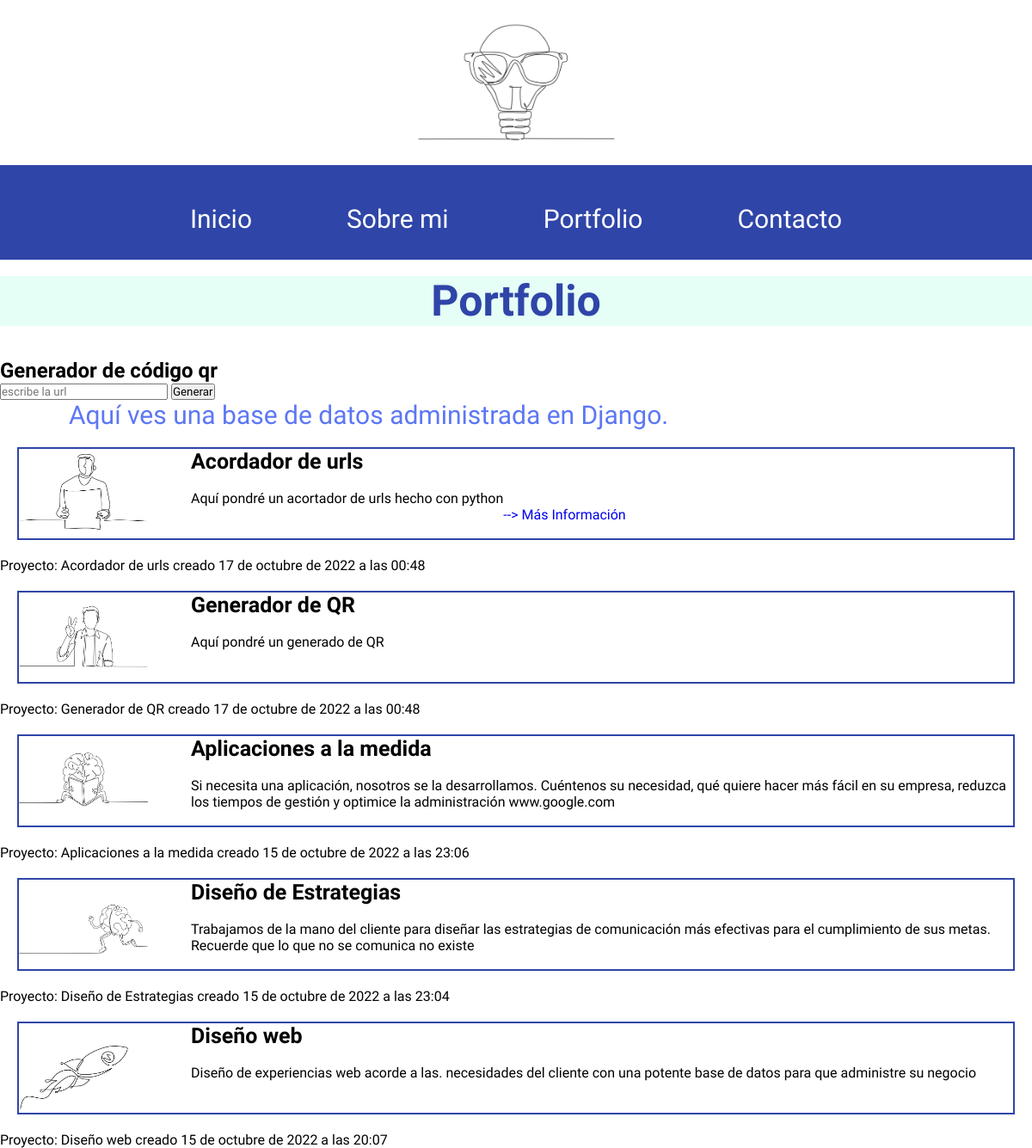
The page /portfolio/ on the database its author committed.
### portfolio/models.py (models this page shows, shortened)
class Project(models.Model):
    title = models.CharField(max_length=255, blank=True,  verbose_name="Título")
    description = models.TextField(verbose_name="Descripción")
    image = models.ImageField(verbose_name="Imágen")
    link = models.URLField(null=True, blank=True, verbose_name="Link")
    created = models.DateTimeField(auto_now_add=True, verbose_name="Fecha de Creación")
    updated = models.DateTimeField(auto_now=True, verbose_name="Fecha de Modificación")
    class Meta:
        verbose_name = "Proyecto"
        verbose_name_plural = "Proyectos"
        ordering = ["-created"]

### portfolio/views.py (the view)
# urls.py: path('portfolio/', portfolio_views.portfolio, name="portfolio"),
def portfolio(request):
    projects = Project.objects.all()
    return render(request, 'portfolio/portfolio.html', {'projects': projects})

### portfolio/templates/portfolio/portfolio.html (shortened to what this page needs)
{% extends 'core/base.html' %}
{% load static %} {% block background %}{% static 'core/img/bombi.jpeg' %}{% endblock %}
{% block content %}
{% load qr_code %}
    <br>
    <h2 class="titles">Portfolio</h2> <br><br>
    <div class="codigoqr">
        <h2>Generador de código qr</h2>
        <div class="formqr">
            <form method="post">
                <input type="text" name='data' id='data' placeholder="escribe la url">
                <button class="botonqr" type="submit" value="Generar">Generar</button>
            </form>
        </div>
    </div>
    <p class="p1"> Aquí ves una base de datos administrada en Django.</p>
    {% for project in projects %}
        <div class="rowproject">
            <div class="projectimg">
                <img class="imgprj" src="{{project.image.url}}" alt="">
            </div>
            <div class="contenedortt">
                <div class="projecttitle">
                    <h3 class="titleproject">{{project.title}}</h3>
                </div>
                <br>
                <div class="projectdescription">
                    <p class="descriptionprj">{{project.description}}</p>
                    {% if project.link %}
                     <p><br><a href="{{project.link}}" target="_blank">  --> Más Información</a></p>
                    {% endif %}
                </div>
            </div>
        </div>
        Proyecto: {{project.title}} creado {{project.created}} <br>
    {% endfor %}
{% endblock %}

### core/templates/core/base.html (shortened to what this page needs)
<!DOCTYPE html>
<html lang="es">
<head>
    {% load static %}<link rel="stylesheet" href="{% static 'core/estilos3.css' %}"/>
</head>
<body>
    <header class="hprincipal" style="background-image: url('{% block background %}{% endblock %}')">
    </header>
    <nav class="navbar" id="navbarResponsive">
        <ul class="ulist">
            <li class="list1 menu">
                <a href="{% url 'home' %}">Inicio</a>
            </li>
            <li class="list1 menu">
                <a href="{% url 'about' %}">Sobre mi</a>
            </li>
            <li class="list1 menu">
                <a href="{% url 'portfolio' %}">Portfolio</a>
            </li>
            <li class="list1 menu">
                <a href="{% url 'contact' %}"> Contacto</a>
            </li>
        </ul>
    </nav>
<main>
    {% block content %}{% endblock %}
</main>
</body>
</html>

### core/static/core/estilos3.css (style rules this page uses)
* { text-decoration: none; list-style-type: none; margin: 0; padding: 0; font-family: 'IBM Plex Sans Devanagari', sans-serif; }
.hprincipal { padding: 8%; display: flex; background-position: center; background-size: contain, cover; background-repeat: no-repeat; }
.navbar { display: flex; justify-content: space-around; background-color: #2F45A8; font-size: 30px; padding: 10px; size: fit-content; }
.ulist { display: flex; justify-content: space-around; }
.list1 { display: flex; justify-content: space-around; padding: 5px; margin: 20px; height: 40px; }
.list1 a { text-decoration: none; color: white; padding: 10px 30px; }
.titles { font-size: 50px; color: #2F45A8; text-align: center; background-color: rgb(127, 255, 212, 0.2); }
.p1 { font-size: 30px; color: #5C77F5; text-align: left; margin-left: 80px; }
main { background-color: white }
.rowproject { display: flex; align-items: space-around; border: 2px solid #2F45A8; margin: 20px; }
.projectimg { display: inline-block; align-self: flex-start; }
.imgprj { height: 100px; width: 150px; }
.titleproject { display: inline-block; flex-direction: column; font-size: 25px; }
.contenedortt { margin-left: 50px; display: inline-block; flex-direction: column; }
.projectdescription { display: flex; flex-direction: row; }

### rows shown on the page
Project: image (picture), title "Acordador de urls", description "Aquí pondré un acortador de urls hecho con python", created "17 de octubre de 2022 a las 00:48"
Project: image (picture), title "Generador de QR", description "Aquí pondré un generado de QR", created "17 de octubre de 2022 a las 00:48"
Project: image (picture), title "Aplicaciones a la medida", description "Si necesita una aplicación, nosotros se la desarrollamos. Cuéntenos su necesidad, qué quiere hacer más fácil en su empresa, reduzca los tiempos de gestión y optimice la administración www.google.com", created "15 de octubre de 2022 a las 23:06"
Project: image (picture), title "Diseño de Estrategias", description "Trabajamos de la mano del cliente para diseñar las estrategias de comunicación más efectivas para el cumplimiento de sus metas. Recuerde que lo que no se comunica no existe", created "15 de octubre de 2022 a las 23:04"
Project: image (picture), title "Diseño web", description "Diseño de experiencias web acorde a las. necesidades del cliente con una potente base de datos para que administre su negocio", created "15 de octubre de 2022 a las 20:07"
